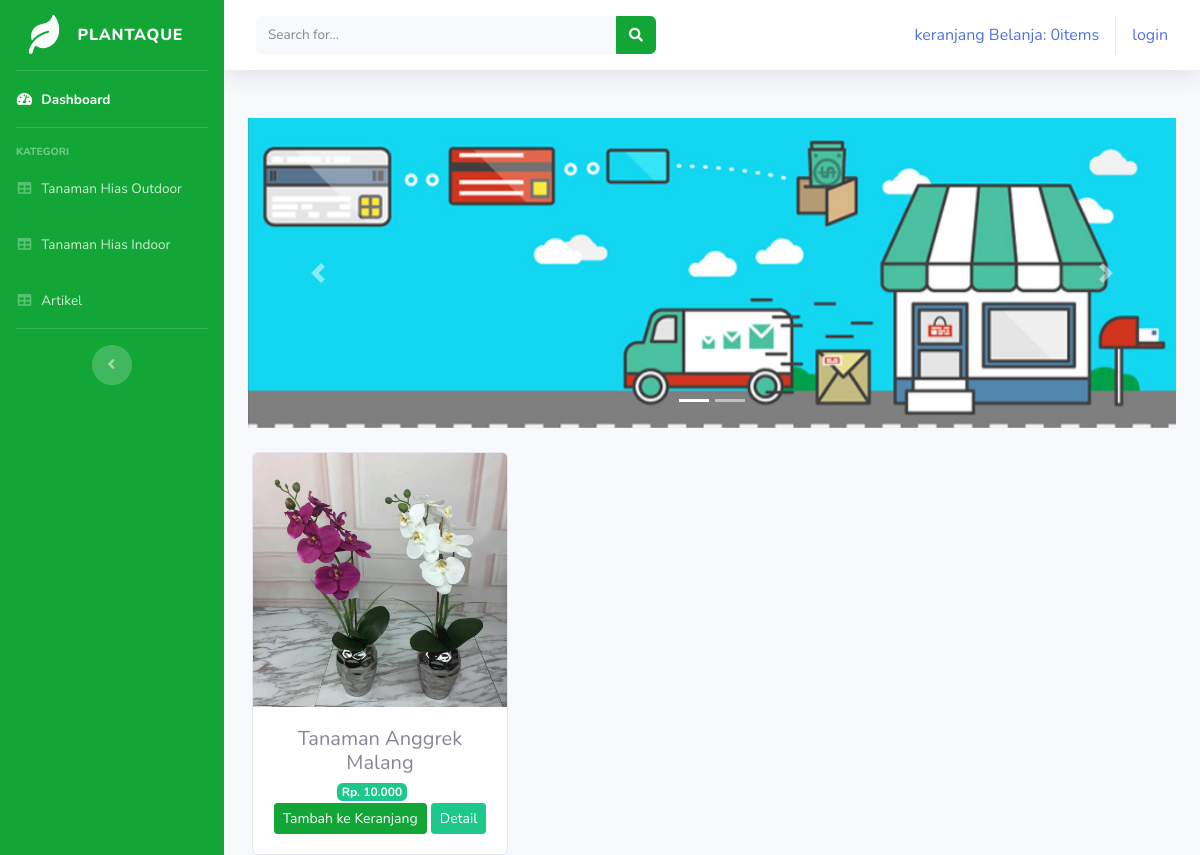
The page / on the database its author committed.
### tables this page shows
CREATE TABLE `tb_barang` (
  `id_barang` int(11) NOT NULL,
  `nama_barang` varchar(100) NOT NULL,
  `keterangan` varchar(225) NOT NULL,
  `kategori` varchar(60) NOT NULL,
  `harga` int(11) NOT NULL,
  `stok` int(11) NOT NULL,
  `gambar` text NOT NULL,
  `nama_penjual` varchar(100) NOT NULL,
  `lokasi` varchar(200) NOT NULL
);

### application/controllers/Welcome.php (called while the page is built, shortened)
<?php
class Welcome extends CI_Controller {
	public function index()
    {
        $data['barang'] = $this->model_barang->tampil_data()->result();
        $this->load->view('templates/header');
        $this->load->view('templates/sidebar');
        $this->load->view('dashboard', $data);
        $this->load->view('templates/footer');
    }
}

### index.php (called while the page is built, shortened)
<?php
require_once BASEPATH.'core/CodeIgniter.php';

### application/models/model_barang.php (called while the page is built, shortened)
<?php
class Model_barang extends CI_model{
    public function tampil_data()
    {
        return $this->db->get('tb_barang');
    }
}
?>

### application/views/dashboard.php (the view, shortened to what this page needs)
<div class="container-fluid">
<br>
<div id="carouselExampleIndicators" class="carousel slide" data-ride="carousel">
    <ol class="carousel-indicators">
      <li data-target="#carouselExampleIndicators" data-slide-to="0" class="active"></li>
      <li data-target="#carouselExampleIndicators" data-slide-to="1"></li>
    </ol>
    <div class="carousel-inner">
      <div class="carousel-item active">
        <img src="<?php echo base_url('assets/img/slider1.jpg')?>" class="d-block w-100" alt="...">
      </div>
    </div>
    <a class="carousel-control-prev" href="#carouselExampleIndicators" role="button" data-slide="prev">
      <span class="carousel-control-prev-icon" aria-hidden="true"></span>
    </a>
    <a class="carousel-control-next" href="#carouselExampleIndicators" role="button" data-slide="next">
      <span class="carousel-control-next-icon" aria-hidden="true"></span>
    </a>
</div>
  <div class="row text-center">
    <?php foreach ($barang as $brg) : ?>
    <div class="card ml-3 mt-4" style="width: 16rem;">
      <img src="<?php echo base_url().'/uploads/'.$brg->gambar ?>" class="card-img-top" >
      <div class="card-body">
        <h5 class="card-title mb-1"><?php echo $brg->nama_barang ?></h5>
        <span class="badge badge-success mr-3">Rp. <?php echo number_format($brg->harga,0,',','.') ?></span>
        <?php echo anchor('dashboard/tambah_ke_keranjang/'.$brg->id_barang,
        '<div class="btn btn-sm btn-primary">Tambah ke Keranjang</div>') ?>
        <?php echo anchor('dashboard/detail/'.$brg->id_barang,
        '<div class="btn btn-sm btn-success">Detail</div>') ?>
        </div>
    </div>
    <?php endforeach; ?>
  </div>
</div>

### rows shown on the page
tb_barang: gambar (picture), nama_barang "Tanaman Anggrek Malang", harga "10.000", id_barang "Tambah ke Keranjang", id_barang "Detail"

### other values the page prints
anchor('dashboard/detail_keranjang', $keranjang) "keranjang Belanja: 0items"
anchor('auth/login', 'login') "login"
